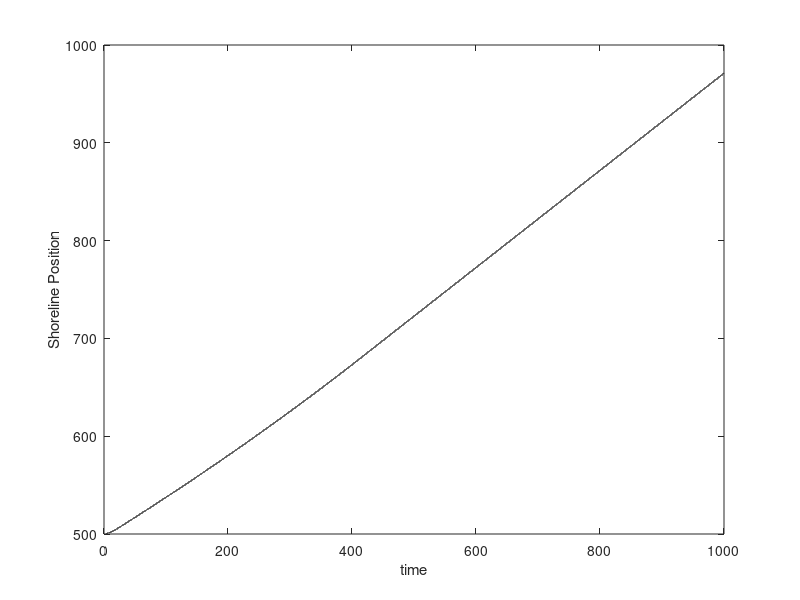
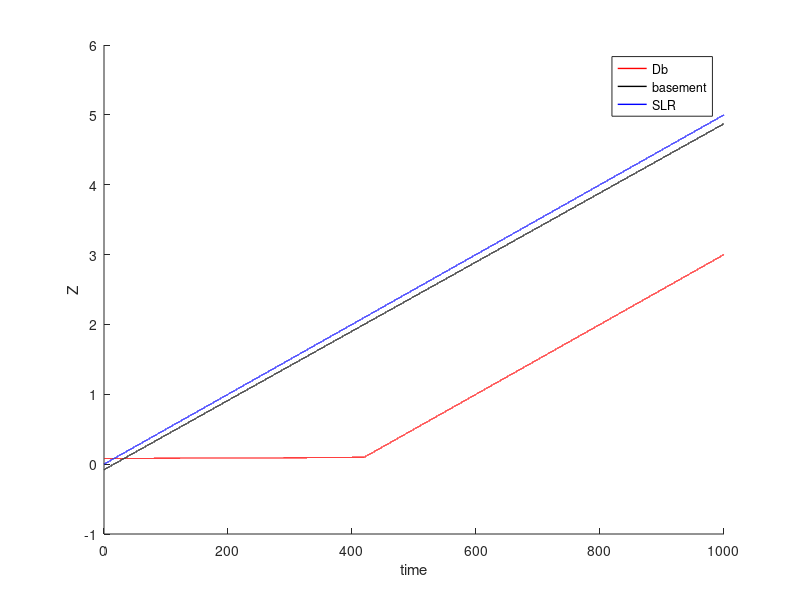

These figures' MATLAB source, in order:
% Linear increase in the nourishment flux
clc; 
close all;
%% Input physical parameters%%%%%%%%%%%%%%%
B=0.0001; %Basement slope
Dt=10;% Toe depth (meters). Typically in the range 10-20m
We=300; %Equilibrium width (meters)
He=2;  %Equilibrium heigth (meters)
Ae=0.02; %Equilibrium shoreface slope
Qow_max=30; %Maximum overwash flux (m^2/year)
Vd_max=300; %Maximum deficit volume (m^2/year)
K=5000;  %Shoreface Flux constant (m^2/year)

%% SL rise rate = a + 2bt %%%%%%%%%%%%%%%%
a=0.005;
b=0.000; % If b=0 constant sea-level rise

%% Computational parameters%%%%%%%%%%%%%%%
Tmax=1000; 
Interval=20;
dt=0.01;
t=0:dt:Tmax;n=length(t);
tt=0:Interval:Tmax;nt=length(tt);
%% Nourishment parameters %%%%%%%%%%%%%%%%%%%%%%%%%%%%
Vn=100; % Nourishment Volume
k=1;
%% Initial conditions %%%%%%%%%%%%
A=Ae;W=We;H=He; %Barrier initially in equlibrium
xt=0;xs=Dt/A;xb=xs+W;xso=xs;Z=0;
Db=min(Z-B*xb,2); %Initial back barrier depth (meters) 
% X=Xo;
%% Variable initialization %%%%%%%%%%%%%%%%%%%%%%%%%%%%%%%%%%%
XS=zeros(1,n);
for i=1:n
%% SL curve
zdot=a+2*b*t(i); %Base-level rise rate (m/year)
Z=Z+zdot*dt;
%% Deficit volume Vd, overwash flux Qow, and shoreface flux Qsf
Vd_H=max(0,(He-H)*W);
Vd_B=max(0,(We-W)*(H+Db));
Vd=Vd_H+Vd_B;
Qow_H=Qow_max*Vd_H/max(Vd,Vd_max);Qow_B=Qow_max*Vd_B/max(Vd,Vd_max);
Qow=Qow_H+Qow_B;
Qsf=K*(Ae-A);
%% Barrier evolution %%%%%%%%%%%%%%%%%%%%%%%%%%%%%%%%%
Hdot=Qow_H/W-zdot;
xbdot=Qow_B/(H+Db);
xsdot=2*Qow/(Dt+2*H)-4*Qsf*(H+Dt)/(2*H+Dt)^2;
xtdot=2*Qsf*(1/(Dt+2*H)+1/Dt)+2*zdot/A;
H=H+Hdot*dt; if H<0;tdrown_H = t(i);break; end
xb=xb+xbdot*dt;
xsold=xs;
xs=xs+xsdot*dt;
xt=xt+xtdot*dt;

%% Additional parameters
A=Dt/(xs-xt);
W=xb-xs;if W<0;tdrown_W=t(i);break; end
Db = min(Z-B*xb,2);
Db_el_save(i)= Z- min(Z-B*xb,2);
Z_save(i) = Z;
basement(i) = Z-B*xb;
% Variable storage %%%%%%%%%%%%%%%%%%%%
XS(i)=xs;
end
%% Plots %%%%%%%%%%%%%%%%%%%%%%%%%%%%%%%%%%%%%%%
hold on
plot(t,XS,'k','linewidth',1)
ylabel('Shoreline Position')
xlabel('time');
box on

figure()
hold on
plot(t,Db_el_save,'r','linewidth',1)
plot(t,basement,'k','linewidth',1)
plot(t,Z_save,'b','linewidth',1)
ylabel('Z')
xlabel('time')
legend('Db','basement','SLR')
